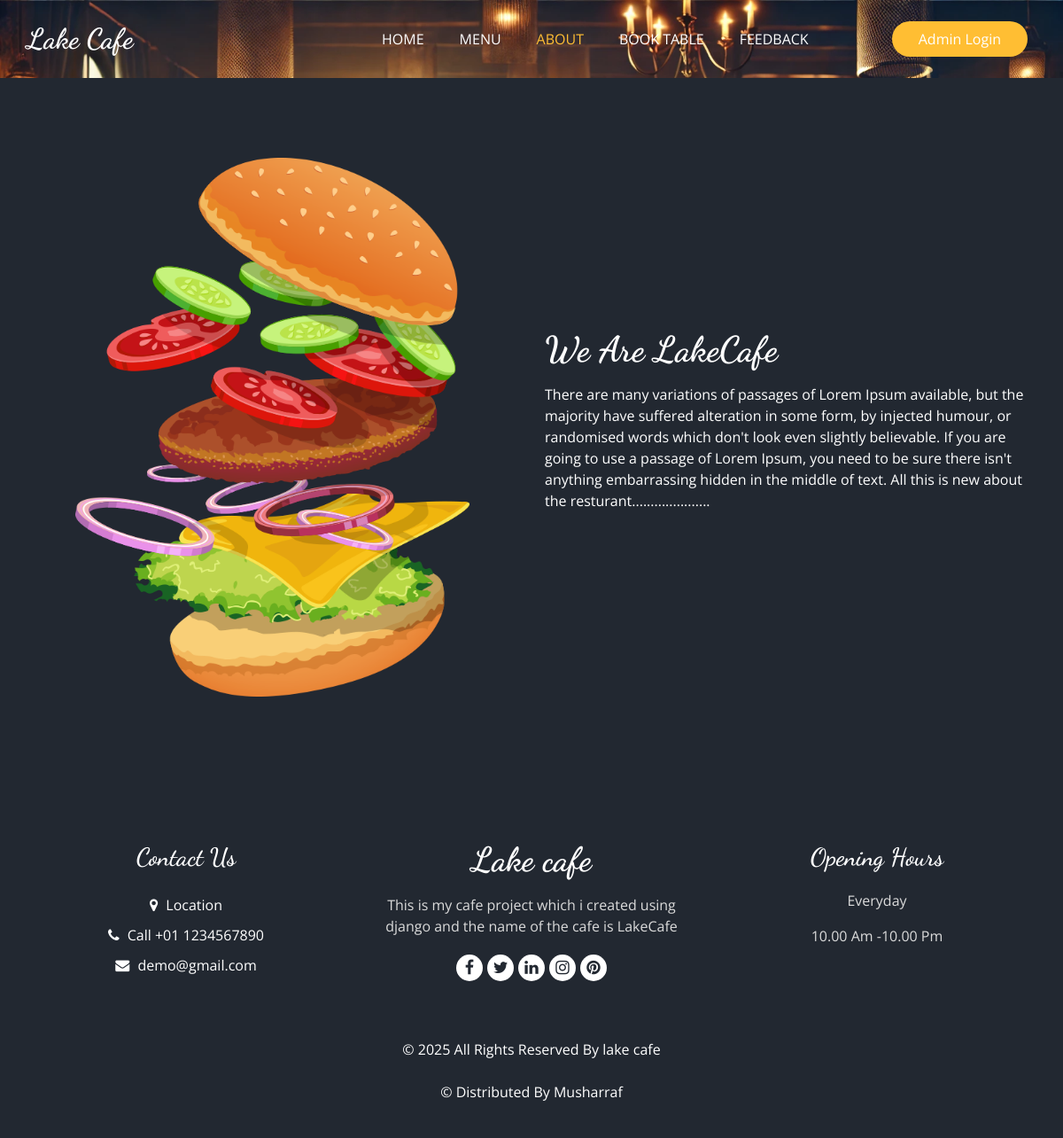
/about, run on the app's committed database.
### Base_App/models.py (models this page shows)
class AboutUs(models.Model):
    Description = models.TextField(blank=False)

### Base_App/views.py (the view)
# urls.py: path('about',AboutView,name="About"),
def AboutView(request):
    data = AboutUs.objects.all()
    return render(request, 'about.html', {'data': data})

### Template/about.html
{% extends "base.html" %}
{% load static %}
{% block class %}class="sub_page"{% endblock class %}
{% block about_status %}active{% endblock about_status %}
{% block main %}
  <section class="about_section layout_padding">
    <div class="container  ">
      <div class="row">
        <div class="col-md-6 ">
          <div class="img-box">
            <img src="{% static 'images/about-img.png' %}" alt="">
          </div>
        </div>
        <div class="col-md-6">
          <div class="detail-box">
            <div class="heading_container">
              <h2>
                We Are LakeCafe
              </h2>
            </div>
            <p>
              {% for i in data %}
              {{ i.Description|safe}}
              {% endfor %}
            </p>
          </div>
        </div>
      </div>
    </div>
  </section>
{% endblock main %}

### Static/css/style.css (style rules this page uses)
body { font-family: "Open Sans", sans-serif; color: #0c0c0c; background-color: #ffffff; overflow-x: hidden; }
.layout_padding { padding: 90px 0; }
h1, h2 { font-family: 'Dancing Script', cursive; }
.heading_container { display: -webkit-box; display: -ms-flexbox; display: flex; -webkit-box-orient: vertical; -webkit-box-direction: normal; -ms-flex-direction: column; flex-direction: column; -webkit-box-align: start; -ms-flex-align: start; align-items: flex-start; }
.heading_container h2 { position: relative; margin-bottom: 0; font-size: 2.5rem; font-weight: bold; }
.about_section { background: #222831; color: #ffffff; }
.about_section .row { -webkit-box-align: center; -ms-flex-align: center; align-items: center; }
.about_section .img-box { position: relative; display: -webkit-box; display: -ms-flexbox; display: flex; -webkit-box-pack: center; -ms-flex-pack: center; justify-content: center; }
.about_section .img-box img { width: 100%; max-width: 445px; position: relative; z-index: 2; }
.about_section .detail-box p { margin-top: 15px; }

### Static/css/responsive.css (style rules this page uses)
@media (min-width: 1200px) { .container { max-width: 1170px; } }

### data on the page
AboutUs: Description "There are many variations of passages of Lorem Ipsum available, but the majority have suffered alteration in some form, by injected humour, or randomised words which don't look even slightly believable. If you are going to use a passage of Lorem Ipsum, you need to be sure there isn't anything embarrassing hidden in the middle of text. All"
AboutUs: Description "this is new about the resturant....................."
